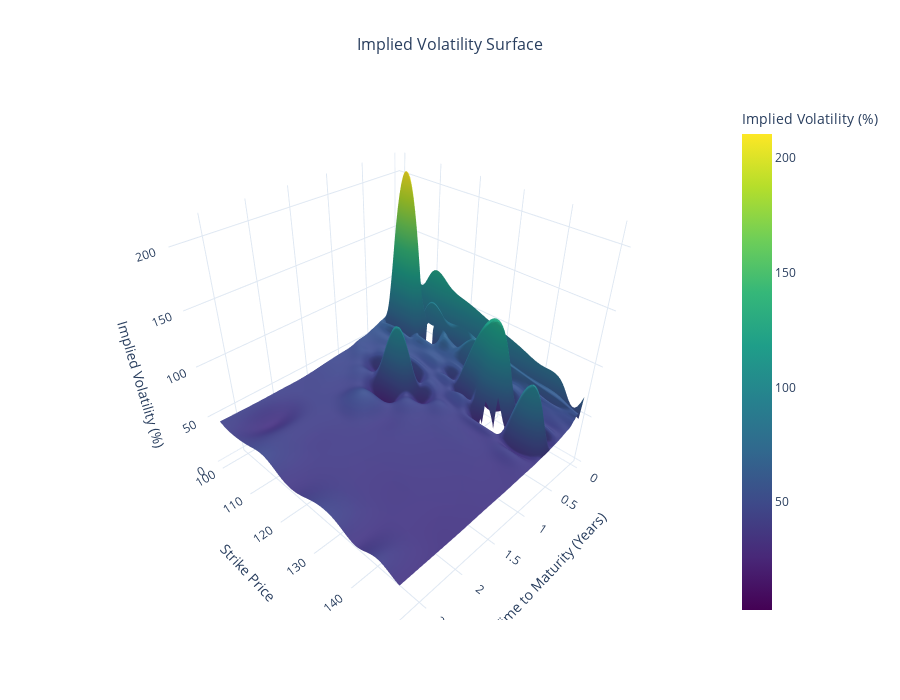

Notebook source saved alongside this figure:
### Code cell
bvs = build_black_variance_surface(df,expiration_col='expiration', strike_col='strike', vol_col='impliedVolatility')
vol_grid, strike_mesh, ttm_mesh = plot_vol_surface(bvs, strike_min=100, strike_max=150)

### Figure 1 — Plotly figure (JSON) as saved in the notebook; plotly's stock layout.template omitted (floating-point values rounded to 4 significant figures; data arrays with more than 128 entries replaced by an {"elided": "..."} marker saying what was removed)
{"data": [{"colorbar": {"title": {"text": "Implied Volatility (%)"}}, "colorscale": [[0, "#440154"], [0.1111, "#482878"], [0.2222, "#3e4989"], [0.3333, "#31688e"], [0.4444, "#26828e"], [0.5556, "#1f9e89"], [0.6667, "#35b779"], [0.7778, "#6ece58"], [0.8889, "#b5de2b"], [1, "#fde725"]], "hovertemplate": "<b>Time to Maturity</b>: %{x:.2f} years<br><b>Strike</b>: %{y:.2f}<br><b>Implied Vol</b>: %{z:.2f}%<br><extra></extra>", "type": "surface", "x": {"elided": "100x100 float values"}, "y": {"elided": "100x100 float values"}, "z": {"elided": "100x100 float values"}}], "layout": {"height": 700, "hoverlabel": {"bgcolor": "white", "font": {"family": "Arial, sans-serif", "size": 12}}, "scene": {"xaxis": {"title": {"text": "Time to Maturity (Years)"}}, "yaxis": {"title": {"text": "Strike Price"}}, "zaxis": {"title": {"text": "Implied Volatility (%)"}}}, "title": {"font": {"size": 16}, "text": "Implied Volatility Surface", "x": 0.5}, "width": 900}}
